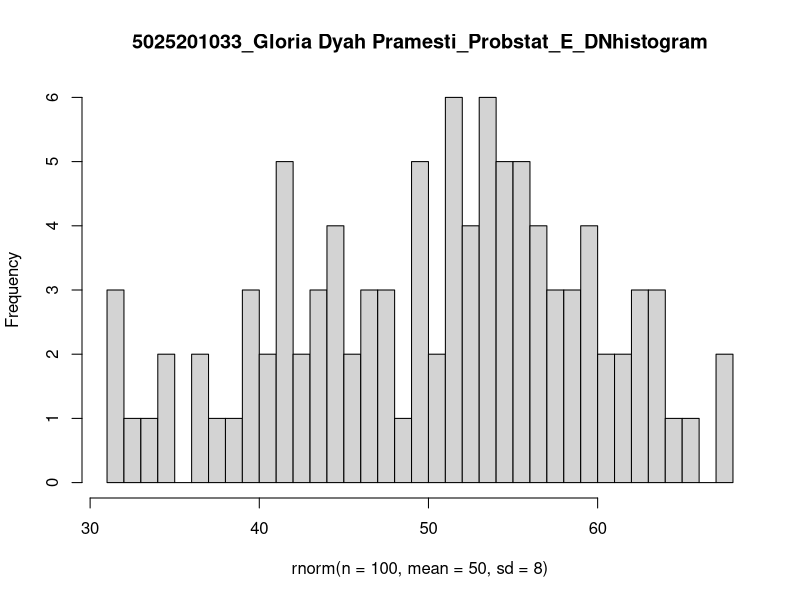

R code for this plot:
n = 100
mean = 50
sd = 8

# No 6a

# No 6b
hist(rnorm(n = 100, mean = 50, sd = 8), breaks = 50, main = "5025201033_Gloria Dyah Pramesti_Probstat_E_DNhistogram")

# No 6c
var = sd * sd
var
